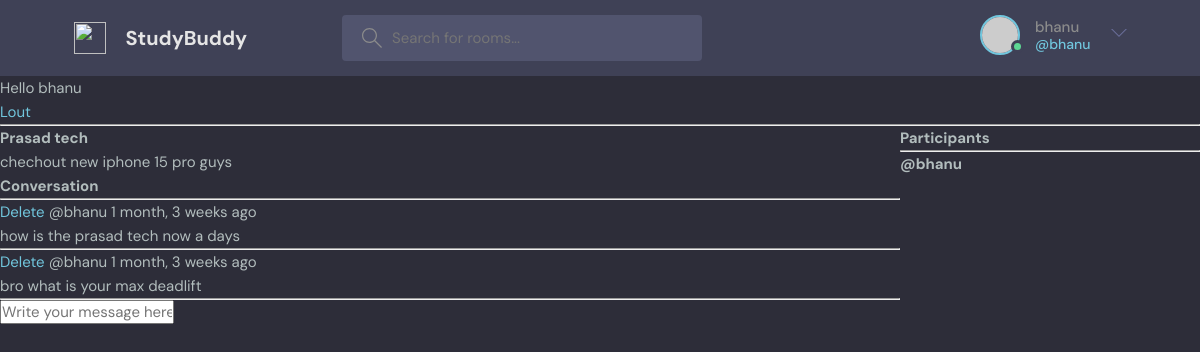
The page /room/4/ (signed in) on the database its author committed.
### base/models.py (models this page shows, shortened)
class Room(models.Model):
    host = models.ForeignKey(User,on_delete=models.SET_NULL,null=True)
    topic = models.ForeignKey(Topic,on_delete=models.SET_NULL,null=True)
    name = models.CharField(max_length=200)
    description = models.TextField(null=True,blank=True)
    participants =models.ManyToManyField(User,related_name='participants',blank=True)
    updated = models.DateTimeField(auto_now=True)
    created = models.DateTimeField(auto_now_add=True)
    class Meta:
        ordering = ['-updated','-created']

class Message(models.Model):
    user = models.ForeignKey(User,on_delete=models.CASCADE)
    room = models.ForeignKey(Room,on_delete=models.CASCADE)
    body = models.TextField()
    updated = models.DateTimeField(auto_now=True)
    created = models.DateTimeField(auto_now_add=True)
    class Meta:
        ordering = ['-updated','-created']

### base/views.py (the view, shortened to what this page needs)
# urls.py: path('room/<str:pk>/',views.room,name="room"),
def room(request,pk):
    room = Room.objects.get(id=pk)
    room_messages = room.message_set.all()
    participants = room.participants.all()
    print(participants)
    context = {'room':room,'room_messages':room_messages,'participants':participants}
    return render(request,'base/room.html',context)

### base/templates/base/room.html (shortened to what this page needs)
{% extends 'main.html'%}
{% block content %}
<div class="room-container">
    <div>
        <h1>{{room.name}}</h1>
        <p>{{room.description}}</p>
        <div class="comment-wrapper">
            <h3>Conversation</h3>
            <hr>
            {% for room_message in room_messages %}
            <div class="message-wrapper">
                {% if request.user == room_message.user%}
                <a href="{% url 'delete-message' room_message.id %}">Delete</a>
                {% endif %}
                <small>@{{room_message.user}} {{room_message.created|timesince}} ago</small>
                <p>{{room_message.body}}</p>
                <hr>
            </div>
            {% endfor %}
        </div>
        {% if request.user.is_authenticated %}
        <div class="comment-form">
            <form method="POST" action="">
                <input type="text" name="body" placeholder="Write your message here..."/>
            </form>
        </div>
        {% endif %}
    </div>
    <div>
        <h3>Participants</h3>
        <hr>
        {% for user in participants %}
        <h5>@{{user.username}}</h5>
        {% endfor %}
    </div>
</div>
{% endblock %}

### templates/navbar.html (shortened to what this page needs)
<header class="header header--loggedIn">
    <div class="container">
      <a href="{% url 'home' %}" class="header__logo">
        <img src="assets/logo.svg" />
        <h1>StudyBuddy</h1>
      </a>
      <form class="header__search" method="GET" action="{% url 'home' %}">
        <label>
          <input name="q" placeholder="Search for rooms..." />
        </label>
      </form>
      <nav class="header__menu">
    {% if request.user.is_authenticated %}
        <div class="header__user">
          <a href="profile.html">
            <div class="avatar avatar--medium active">
              <img src="https://randomuser.me/api/portraits/men/37.jpg" />
            </div>
            <p> {{request.user.username}} <span>@{{request.user.username}} </span></p>
          </a>
          <button class="dropdown-button">
            <svg version="1.1" xmlns="http://www.w3.org/2000/svg" width="32" height="32" viewBox="0 0 32 32">
              <title>chevron-down</title>
              <path d="M16 21l-13-13h-3l16 16 16-16h-3l-13 13z"></path>
            </svg>
          </button>
        </div>
        {% else %}
         <a href="{% url 'login' %}">
          <img src="./assets/avatar.svg" />
          <p>Login</p>
        </a>
        {% endif %}
      </nav>
    </div>
  </header>
{% if request.user.is_authenticated %}
<p>Hello {{request.user.username}}</p>
<a href="{% url 'logout' %}">Lout</a>
{% else %}
<a href="{% url 'login' %}">Login</a>
{% endif %}
<hr>

### static/styles/style.css (style rules this page uses)
:root { --color-main: #71c6dd; --color-main-light: #e1f6fb; --color-dark: #3f4156; --color-dark-medium: #51546e; --color-dark-light: #696d97; --color-light: #e5e5e5; --color-gray: #8b8b8b; --color-light-gray: #b2bdbd; --color-bg: #2d2d39; --color-success: #5dd693; --color-error: #fc4b0b; }
* { font-family: "DM Sans", -apple-system, BlinkMacSystemFont, "Segoe UI", Roboto, Oxygen, Ubuntu, Cantarell, "Open Sans", "Helvetica Neue", sans-serif; margin: 0; padding: 0; box-sizing: border-box; text-rendering: optimizeLegibility; font-size: inherit; }
html { font-size: 56.25%; }
@media only screen and (min-width: 1200px) { html { font-size: 62.5%; } }
body { line-height: 1.6; font-weight: 400; font-size: 1.5rem; color: var(--color-light-gray); background-color: var(--color-bg); min-height: 100vh; }
img { width: 100%; }
a { display: inline-block; color: var(--color-main); text-decoration: none; }
.container { max-width: 120rem; width: 90%; margin: auto; }
.avatar { position: relative; display: inline-block; border-radius: 50%; border: 2px solid var(--color-main); }
.avatar img { display: block; border-radius: 50%; object-fit: cover; object-position: center; }
.avatar::after { content: ""; display: block; position: absolute; background-color: var(--color-gray); z-index: 111; border-radius: 50%; border: 0.3rem solid var(--color-dark); }
.avatar.active::after { background-color: var(--color-success); }
.avatar.avatar--medium img { width: 3.6rem; height: 3.6rem; border-radius: 50%; }
.avatar.avatar--medium:after { width: 0.7rem; height: 0.7rem; bottom: 0px; right: -6px; }
.header { padding: 1.5rem; background-color: var(--color-dark); }
.header > .container { display: flex; gap: 9.5rem; }
.header__logo, .header__user { display: flex; gap: 2rem; align-items: center; }
.header__logo > img { height: 3.2rem; width: 3.2rem; }
.header__logo > h1 { font-weight: 700; font-size: 2rem; color: var(--color-light); }
.header__search > label { background-color: var(--color-dark-medium); padding: 1.3rem 1rem; display: flex; align-items: center; gap: 1rem; border-radius: 4px; }
.header__search svg { fill: var(--color-gray); width: 2rem; height: 2rem; margin-left: 1rem; }
.header__search input { width: 30rem; background: transparent; border: none; outline: none; color: var(--color-light); }
.header__menu { margin-left: auto; position: relative; }
.header__menu a { display: flex; gap: 1.5rem; align-items: center; font-weight: 500; text-decoration: none; color: var(--color-gray); }
.header__menu img { height: 3.6rem; }
.header__menu p { line-height: 1.2; }
.header__menu span { color: var(--color-main); font-weight: 500; font-size: 1.4rem; display: block; }
.header__menu svg { width: 1.6rem; height: 1.6rem; fill: var(--color-dark-light); }
.dropdown-button { background: transparent; border: 0; outline: 0; cursor: pointer; }

### base/templates/base/room.html (style rules this page uses)
.room-container { display:grid; grid-template-columns: 3fr 1fr; }

### rows shown on the page
Room: name "Prasad tech", description "chechout new iphone 15 pro guys"
Message: shows "Delete", user "bhanu", created "1 month, 3 weeks", body "how is the prasad tech now a days"
Message: shows "Delete", user "bhanu", created "1 month, 3 weeks", body "bro what is your max deadlift"

### other values the page prints
{{ request.user.username }} "bhanu"
{{ user.username }} "bhanu"
